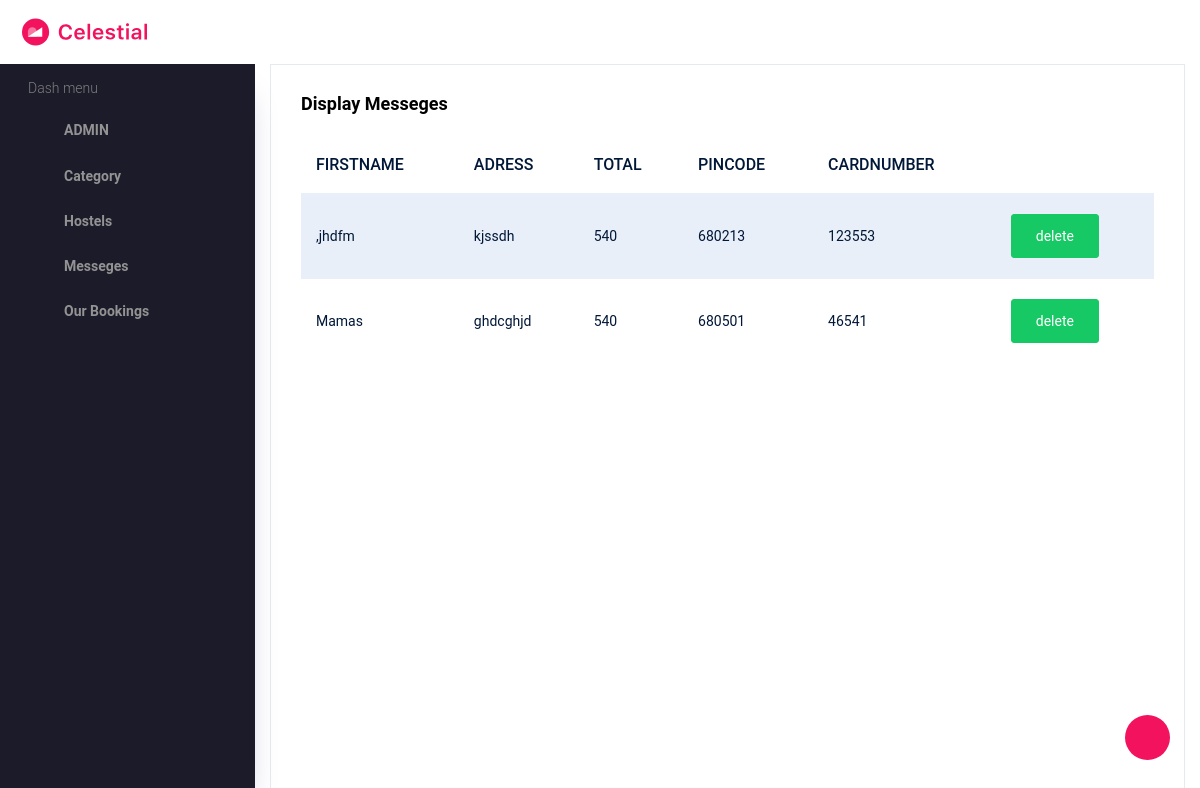
The app's page /Backend/bookings/ with its own data.
### frondend/models.py (models this page shows)
class checkoutdb(models.Model):
    FIRSTNAME=models.CharField(max_length=30,null=True,blank=True)
    ADRESS=models.CharField(max_length=30,null=True,blank=True)
    TOTAL=models.IntegerField(null=True,blank=True)
    PINCODE=models.IntegerField(null=True,blank=True)
    CARDNUMBER=models.IntegerField( null=True, blank=True)

### Backend/views.py (the view)
# urls.py: path('bookings/', views.bookings, name="bookings"),
def bookings(req):
    data = checkoutdb.objects.all()
    return render(req,"displaybookings.html", {'data':data})

### Backend/templates/displaybookings.html (shortened to what this page needs)
<!DOCTYPE html>
{% extends 'index.html' %}
{% block content %}
<html lang="en">
<head>
</head>
<body>
<div class="col-lg-12 grid-margin stretch-card">
                <div class="card">
                  <div class="card-body">
                    <h4 class="card-title">Display messeges</h4>
                    <div class="table-responsive">
                      <table class="table table-striped">
                        <thead>
                          <tr>
                            <th> FIRSTNAME </th>
                            <th> ADRESS </th>
                            <th> TOTAL </th>
                            <th> PINCODE </th>
                            <th> CARDNUMBER </th>
                          </tr>
                        </thead>
                        <tbody>
                        {% for d in data %}
                          <tr>
                            <td>{{ d.FIRSTNAME }}</td>
                            <td>{{ d.ADRESS }}</td>
                            <td>{{ d.TOTAL }} </td>
                            <td>{{ d.PINCODE }}</td>
                            <td>{{ d.CARDNUMBER }}</td>
                            <td>
                              <form  action="{% url 'deletebookings' dataid=d.id %}">
                              <button type="submit" class="btn btn-success">delete </button>
                              </form>
                            </td>
                          </tr>
                        {% endfor %}
                        </tbody>
                      </table>
                    </div>
                  </div>
                </div>
              </div>
</body>
</html>
{% endblock %}

### records on screen
checkoutdb: FIRSTNAME ",jhdfm", ADRESS "kjssdh", TOTAL "540", PINCODE "680213", CARDNUMBER "123553"
checkoutdb: FIRSTNAME "Mamas", ADRESS "ghdcghjd", TOTAL "540", PINCODE "680501", CARDNUMBER "46541"
